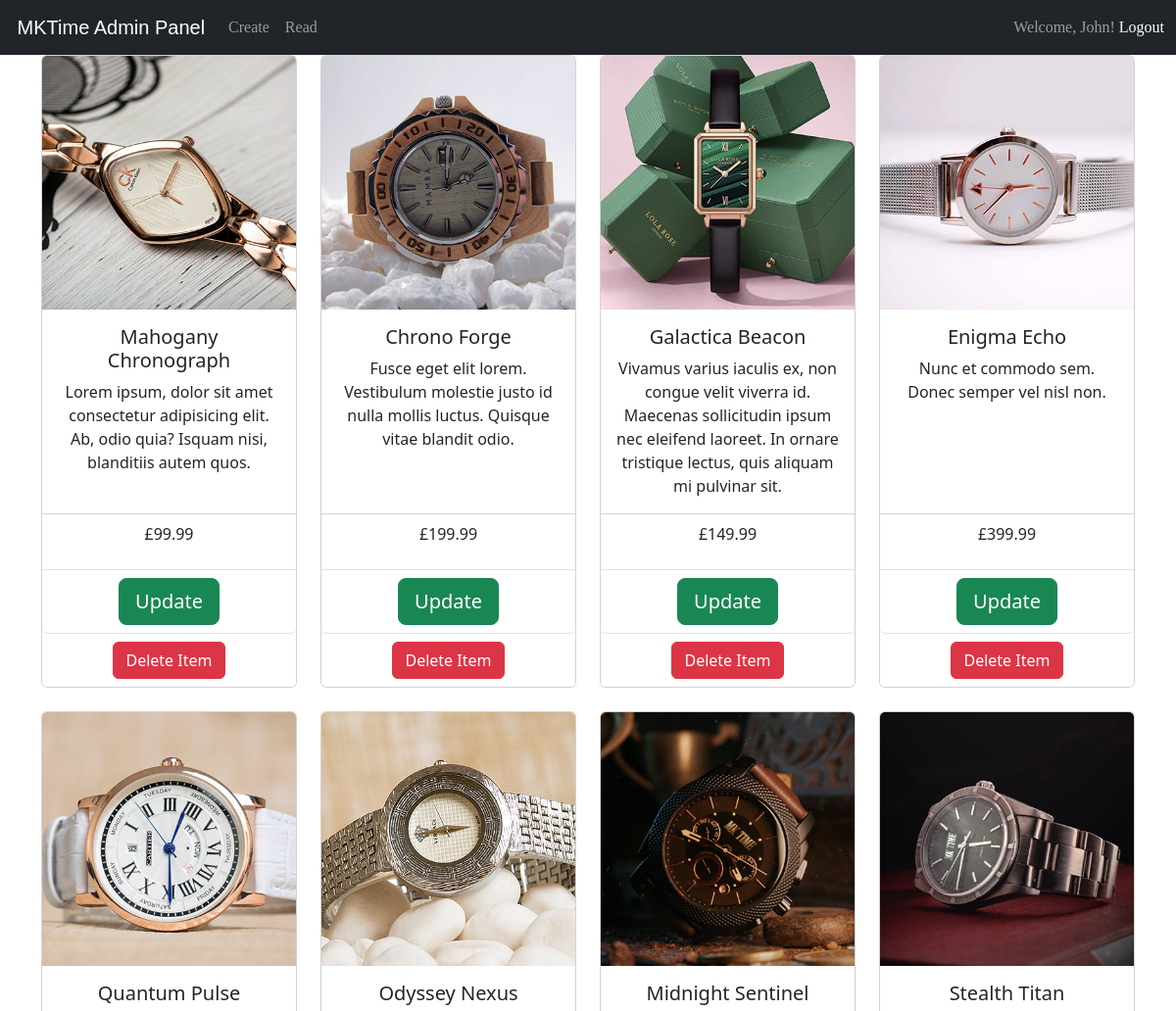
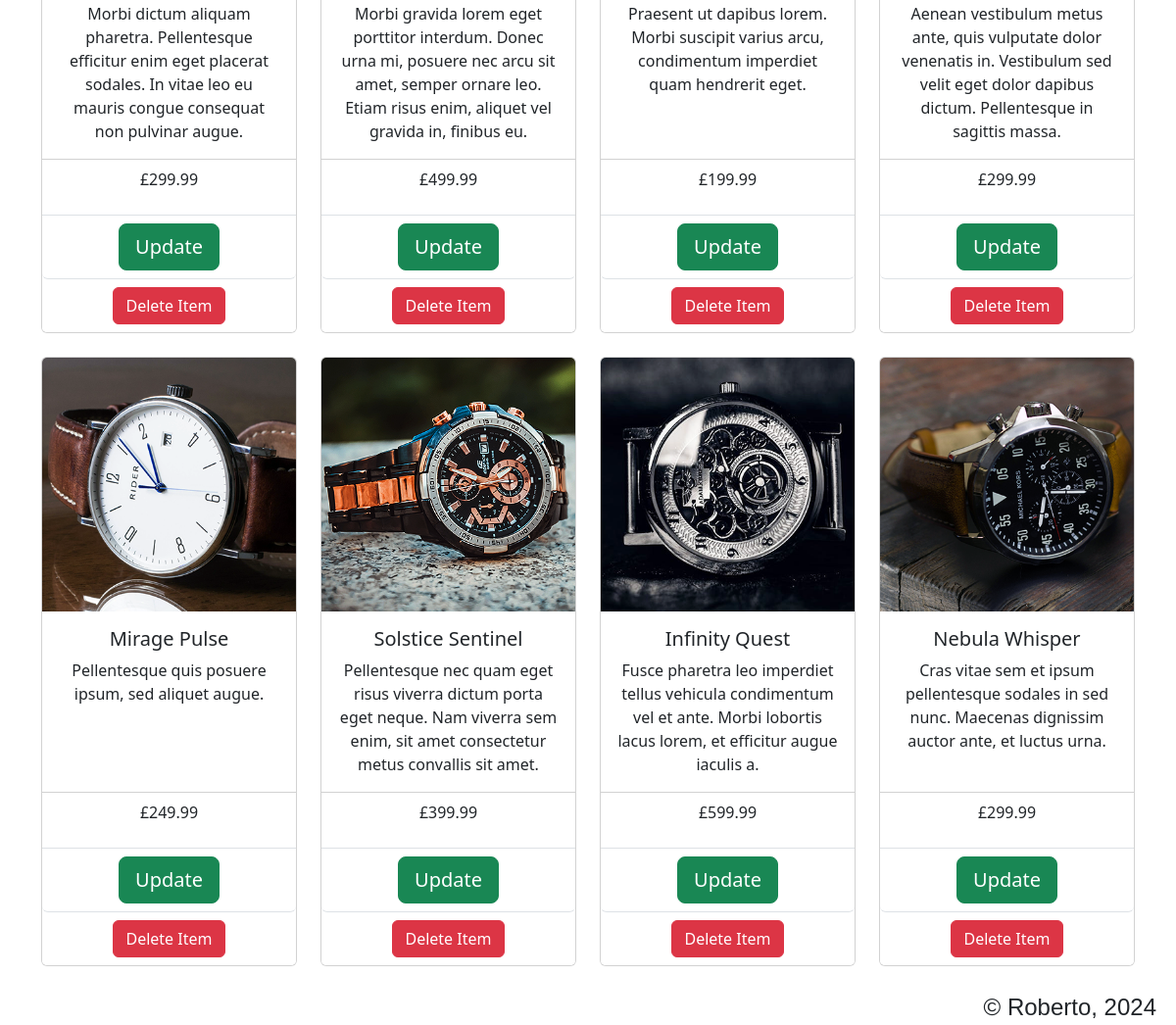
Page /admin/read.php (signed in) on the committed database (2 pictures, top to bottom).
### tables this page shows
CREATE TABLE `items` (
  `item_id` int(10) UNSIGNED NOT NULL,
  `item_name` varchar(20) NOT NULL,
  `gender` varchar(10) NOT NULL,
  `item_desc` varchar(200) NOT NULL,
  `item_img` varchar(20) NOT NULL,
  `item_price` decimal(5,2) NOT NULL
);

### admin/read.php (the view, shortened to what this page needs)
<?php
include('nav.php');
require('connect_db.php');
$q = "SELECT * FROM items";
$r = mysqli_query($link, $q);
if (mysqli_num_rows($r) > 0) {
    echo '<div class="container">';
    echo '<div class="row">';
    while ($row = mysqli_fetch_array($r, MYSQLI_ASSOC)) {
        echo '
        <div class="col-md-3 d-flex justify-content-center mb-4">
            <div class="card" style="width: 18rem;">
                <img src="' . $row['item_img'] . '" class="card-img-top" alt="Product Image">
                <div class="card-body">
                    <h5 class="card-title text-center">' . $row['item_name'] . '</h5>
                    <p class="card-text">' . $row['item_desc'] . '</p>
                </div>
                <ul class="list-group list-group-flush">
                    <li class="list-group-item"><p class="text-center">&pound' . $row['item_price'] . '</p></li>
                    <li class="list-group-item btn btn-dark"><a class="btn btn-success btn-lg btn-block" href="update.php?id=' . $row['item_id'] . '">Update</a></li>
                    <li class="list-group-item"><a class="btn btn-danger" href="delete.php?item_id=' . $row['item_id'] . '">Delete Item</a></li>
                </ul>
            </div>
        </div>';
    }
    echo '</div>';
    echo '</div>';
}
include('footer.php');
?>

### admin/styles.css (style rules this page uses)
.container { text-align: center; }

### rows in the picture
items: item_img (picture), item_name "Mahogany Chronograph", item_desc "Lorem ipsum, dolor sit amet consectetur adipisicing elit. Ab, odio quia? Isquam nisi, blanditiis autem quos.", item_price "99.99"
items: item_img (picture), item_name "Chrono Forge", item_desc "Fusce eget elit lorem. Vestibulum molestie justo id nulla mollis luctus. Quisque vitae blandit odio.", item_price "199.99"
items: item_img (picture), item_name "Galactica Beacon", item_desc "Vivamus varius iaculis ex, non congue velit viverra id. Maecenas sollicitudin ipsum nec eleifend laoreet. In ornare tristique lectus, quis aliquam mi pulvinar sit.", item_price "149.99"
items: item_img (picture), item_name "Enigma Echo", item_desc "Nunc et commodo sem. Donec semper vel nisl non.", item_price "399.99"
items: item_img (picture), item_name "Quantum Pulse", item_desc "Morbi dictum aliquam pharetra. Pellentesque efficitur enim eget placerat sodales. In vitae leo eu mauris congue consequat non pulvinar augue.", item_price "299.99"
items: item_img (picture), item_name "Odyssey Nexus", item_desc "Morbi gravida lorem eget porttitor interdum. Donec urna mi, posuere nec arcu sit amet, semper ornare leo. Etiam risus enim, aliquet vel gravida in, finibus eu.", item_price "499.99"
items: item_img (picture), item_name "Midnight Sentinel", item_desc "Praesent ut dapibus lorem. Morbi suscipit varius arcu, condimentum imperdiet quam hendrerit eget.", item_price "199.99"
items: item_img (picture), item_name "Stealth Titan", item_desc "Aenean vestibulum metus ante, quis vulputate dolor venenatis in. Vestibulum sed velit eget dolor dapibus dictum. Pellentesque in sagittis massa.", item_price "299.99"
items: item_img (picture), item_name "Mirage Pulse", item_desc "Pellentesque quis posuere ipsum, sed aliquet augue.", item_price "249.99"
items: item_img (picture), item_name "Solstice Sentinel", item_desc "Pellentesque nec quam eget risus viverra dictum porta eget neque. Nam viverra sem enim, sit amet consectetur metus convallis sit amet.", item_price "399.99"
items: item_img (picture), item_name "Infinity Quest", item_desc "Fusce pharetra leo imperdiet tellus vehicula condimentum vel et ante. Morbi lobortis lacus lorem, et efficitur augue iaculis a.", item_price "599.99"
items: item_img (picture), item_name "Nebula Whisper", item_desc "Cras vitae sem et ipsum pellentesque sodales in sed nunc. Maecenas dignissim auctor ante, et luctus urna.", item_price "299.99"

### other values in the picture
$first_name "John"
